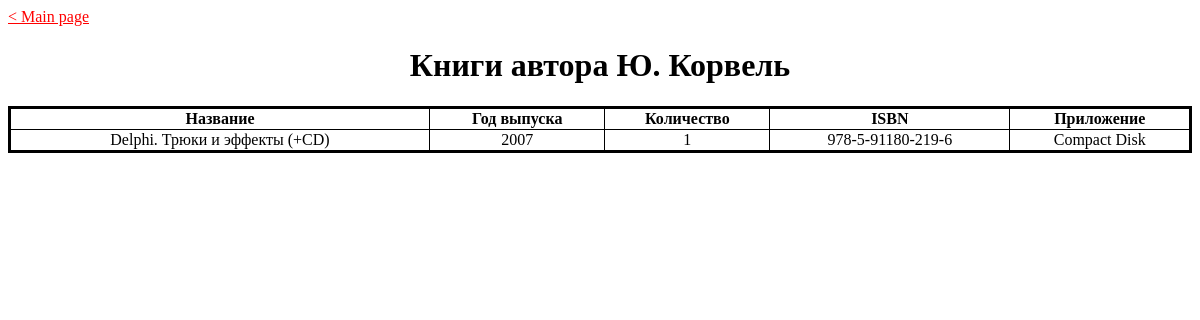
The page /books-by-author.php?auth_id=6 on the database its author committed.
### tables this page shows
CREATE TABLE `authors` (
  `id` int(11) NOT NULL,
  `name` text NOT NULL
);

CREATE TABLE `literature` (
  `id_book` int(11) NOT NULL,
  `name` text NOT NULL,
  `publication_date` date NOT NULL,
  `publisher` text NOT NULL,
  `quantity` int(11) NOT NULL,
  `ISBN` varchar(20) NOT NULL,
  `journal number` int(11) DEFAULT NULL,
  `type` enum('Book','Journal','Newspaper','') NOT NULL,
  `fid_resourse` int(11) DEFAULT NULL
);

CREATE TABLE `resourse` (
  `id` int(11) NOT NULL,
  `title` text NOT NULL
);

### books-by-author.php (the view, shortened to what this page needs)
<?php
	require 'conn.php';
	$stm = "SELECT name FROM authors WHERE id=?;";
	$pdo_stm = $pdo->prepare($stm);
	$pdo_stm->execute(
		array( $_GET['auth_id'] )
	);
	$title = "Книги автора " . $pdo_stm->fetch()['name'];
?>
<!DOCTYPE html>
<html lang="ru">
<head>
	<link rel="stylesheet" href="style.css">
</head>
<body>
	<h1>
		<?php echo $title;	?>
	</h1>
	<table border="1">
		<thead>
			<th>Название</th>
			<th>Год выпуска</th>
			<th>Количество</th>
			<th>ISBN</th>
			<th>Приложение</th>
		</thead>
		<tbody>
			<?php
				$stm = "
SELECT l.name, DATE_FORMAT(l.publication_date, '%Y'), l.quantity, l.ISBN, r.title
	FROM book_authors ba
	INNER JOIN literature l ON l.id_book=ba.fid_book
    LEFT JOIN resourse r ON r.id=l.fid_resourse
    WHERE ba.fid_authors=? AND l.type LIKE 'Book';";
    			$pdo_stm = $pdo->prepare($stm);
    			$pdo_stm->setFetchMode(PDO::FETCH_NUM);
    			$pdo_stm->execute(
    				array($_GET['auth_id'])
    			);
    			foreach ($pdo_stm as $row) {
    				echo "<tr>";
    				foreach ($row as $value) {
    					echo "<td>"
    						. $value
    						. "</td>";
    				}
    				echo "</tr>";
    			}
    		?>
		</tbody>
	</table>
</body>

### style.css (style rules this page uses)
body { text-align: center; }
table { width: 100%; border-collapse: collapse; border: 3px solid black; }
.main-page-link { display: block; text-align: start; color: red; }

### rows shown on the page
authors: name "Книги автора Ю. Корвель"
literature: name "Delphi. Трюки и эффекты (+CD)", value "2007", quantity "1", ISBN "978-5-91180-219-6", fid_resourse.title "Compact Disk"

### other values the page prints
file_get_contents("main-page-link.htm") "< Main page"
